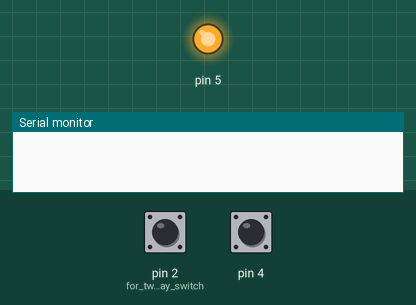
Recording of a sketch running on a simulated Arduino Uno, built with avr-gcc and run on an emulated ATmega328P. On the bench: output pins drawn as LEDs (lit = HIGH), the last lines printed to the serial monitor. Dashed ring = blinking. The test bench sets the inputs (shaded band); at power-on: pin 2 (for_two-way_switch) HIGH, pin 4 HIGH. Pins used as bus, display or sensor lines are not drawn.

Above: at 1.2 s.
1.3 s: pin 2 (for_two-way_switch) pulled LOW for 0.25 s
At 1.47 s:
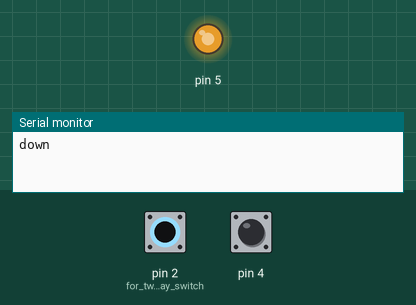
3.0 s: pin 4 pulled LOW for 1 s
At 3.6 s:
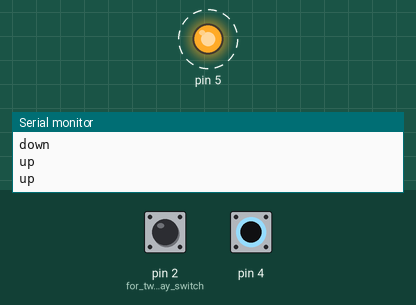
5.5 s: pin 4 pulled LOW for 3.2 s
At 8.9 s:
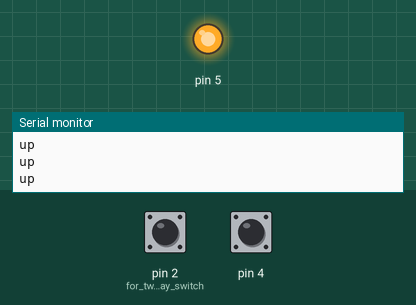
Timing chart, 0 to 10.4 s (numbered marks = the images above; inputs shaded):
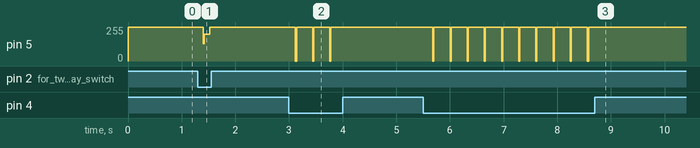

The sketch:

solenoid_pwm.ino
```cpp
// Solenoid control in steps
//ROBOCON - 2017

boolean val1 = true;
boolean val2 = true;

void setup() {
  Serial.begin(9600);
  pinMode(2, INPUT);    // for two-way switch
  pinMode(4, INPUT);

  pinMode(3, OUTPUT);   // for first piston
  pinMode(5, OUTPUT);
  digitalWrite(2, HIGH);
  digitalWrite(4, HIGH);


}

void loop() {
  val1 = digitalRead(2);//read switch
  val2 = digitalRead(4);


  if (val1 == true && val2 == false) { //UP switch
    analogWrite(3, 128);
    analogWrite(5, 0);
    Serial.println("up");
    delay(20);  //10ms up = 1 Step
    analogWrite(3, 200);//compensate for offset during going up
    analogWrite(5, 255);
    delay(100); // lock

  }

  else if (val1 == false && val2 == true) { //DOWN switch
    analogWrite(5, 128);
    analogWrite(3, 0);
    Serial.println("down");
    delay(20); //10ms down = 1 Step
    analogWrite(3, 255);
    analogWrite(5, 200);// check....255
    delay(100); // Lock

  }

  digitalWrite(2, HIGH);
  digitalWrite(4, HIGH);
  analogWrite(3, 255);
  analogWrite(5, 255);
  delay(200);


}
```

Measured:
- after the input at 1.3 s, pin 5: 255/255 → 200/255 after 0.10 s, → 255/255 0.12 s later
- after the input at 3.0 s, pin 5: alternates 255/255 for 0.30 s and 0/255 for 0.02 s, 6 changes in all, then stays 255/255, starting after 0.12 s
- after the input at 5.5 s, pin 5: alternates 255/255 for 0.30 s and 0/255 for 0.02 s, 20 changes in all, then stays 255/255, starting after 0.18 s
